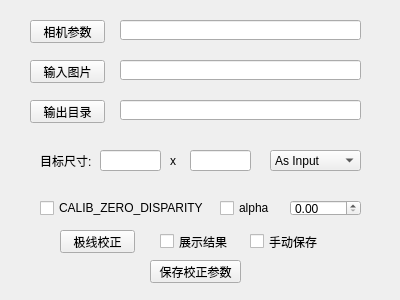
<?xml version="1.0" encoding="UTF-8"?>
<ui version="4.0">
 <class>window</class>
 <widget class="QWidget" name="window">
  <property name="geometry">
   <rect>
    <x>0</x>
    <y>0</y>
    <width>400</width>
    <height>300</height>
   </rect>
  </property>
  <property name="windowTitle">
   <string>Form</string>
  </property>
  <widget class="QPushButton" name="loadParams">
   <property name="geometry">
    <rect>
     <x>30</x>
     <y>20</y>
     <width>75</width>
     <height>23</height>
    </rect>
   </property>
   <property name="text">
    <string>相机参数</string>
   </property>
  </widget>
  <widget class="QPushButton" name="loadImages">
   <property name="geometry">
    <rect>
     <x>30</x>
     <y>60</y>
     <width>75</width>
     <height>23</height>
    </rect>
   </property>
   <property name="text">
    <string>输入图片</string>
   </property>
  </widget>
  <widget class="QLineEdit" name="lineEdit">
   <property name="geometry">
    <rect>
     <x>120</x>
     <y>20</y>
     <width>241</width>
     <height>20</height>
    </rect>
   </property>
  </widget>
  <widget class="QLineEdit" name="lineEdit_2">
   <property name="geometry">
    <rect>
     <x>120</x>
     <y>60</y>
     <width>241</width>
     <height>20</height>
    </rect>
   </property>
  </widget>
  <widget class="QPushButton" name="rectify">
   <property name="geometry">
    <rect>
     <x>60</x>
     <y>230</y>
     <width>75</width>
     <height>23</height>
    </rect>
   </property>
   <property name="text">
    <string>极线校正</string>
   </property>
  </widget>
  <widget class="QPushButton" name="outputDir">
   <property name="geometry">
    <rect>
     <x>30</x>
     <y>100</y>
     <width>75</width>
     <height>23</height>
    </rect>
   </property>
   <property name="text">
    <string>输出目录</string>
   </property>
  </widget>
  <widget class="QLineEdit" name="lineEdit_3">
   <property name="geometry">
    <rect>
     <x>120</x>
     <y>100</y>
     <width>241</width>
     <height>20</height>
    </rect>
   </property>
  </widget>
  <widget class="QLabel" name="label">
   <property name="geometry">
    <rect>
     <x>40</x>
     <y>150</y>
     <width>61</width>
     <height>21</height>
    </rect>
   </property>
   <property name="text">
    <string>目标尺寸:</string>
   </property>
  </widget>
  <widget class="QCheckBox" name="calibZeroDisp">
   <property name="geometry">
    <rect>
     <x>40</x>
     <y>200</y>
     <width>171</width>
     <height>16</height>
    </rect>
   </property>
   <property name="text">
    <string>CALIB_ZERO_DISPARITY</string>
   </property>
  </widget>
  <widget class="QCheckBox" name="checkAlpha">
   <property name="geometry">
    <rect>
     <x>220</x>
     <y>200</y>
     <width>61</width>
     <height>16</height>
    </rect>
   </property>
   <property name="text">
    <string>alpha</string>
   </property>
  </widget>
  <widget class="QDoubleSpinBox" name="alpha">
   <property name="geometry">
    <rect>
     <x>290</x>
     <y>200</y>
     <width>71</width>
     <height>16</height>
    </rect>
   </property>
   <property name="maximum">
    <double>1.000000000000000</double>
   </property>
   <property name="singleStep">
    <double>0.100000000000000</double>
   </property>
  </widget>
  <widget class="QLineEdit" name="imgWidth">
   <property name="geometry">
    <rect>
     <x>100</x>
     <y>150</y>
     <width>61</width>
     <height>21</height>
    </rect>
   </property>
  </widget>
  <widget class="QLabel" name="label_2">
   <property name="geometry">
    <rect>
     <x>170</x>
     <y>150</y>
     <width>16</width>
     <height>21</height>
    </rect>
   </property>
   <property name="text">
    <string>x</string>
   </property>
  </widget>
  <widget class="QLineEdit" name="imgHeight">
   <property name="geometry">
    <rect>
     <x>190</x>
     <y>150</y>
     <width>61</width>
     <height>21</height>
    </rect>
   </property>
  </widget>
  <widget class="QComboBox" name="presetSizes">
   <property name="geometry">
    <rect>
     <x>270</x>
     <y>150</y>
     <width>91</width>
     <height>21</height>
    </rect>
   </property>
   <item>
    <property name="text">
     <string>As Input</string>
    </property>
   </item>
   <item>
    <property name="text">
     <string>Custom</string>
    </property>
   </item>
  </widget>
  <widget class="QCheckBox" name="showRectified">
   <property name="geometry">
    <rect>
     <x>160</x>
     <y>230</y>
     <width>71</width>
     <height>23</height>
    </rect>
   </property>
   <property name="text">
    <string>展示结果</string>
   </property>
  </widget>
  <widget class="QCheckBox" name="manualSave">
   <property name="geometry">
    <rect>
     <x>250</x>
     <y>230</y>
     <width>71</width>
     <height>23</height>
    </rect>
   </property>
   <property name="text">
    <string>手动保存</string>
   </property>
  </widget>
  <widget class="QPushButton" name="saveParams">
   <property name="geometry">
    <rect>
     <x>150</x>
     <y>260</y>
     <width>91</width>
     <height>23</height>
    </rect>
   </property>
   <property name="text">
    <string>保存校正参数</string>
   </property>
  </widget>
 </widget>
 <resources/>
 <connections/>
</ui>
